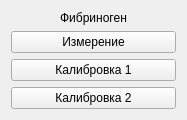
<?xml version="1.0" encoding="UTF-8"?>
<ui version="4.0">
 <class>Ko3</class>
 <widget class="QWidget" name="Ko3">
  <property name="geometry">
   <rect>
    <x>0</x>
    <y>0</y>
    <width>187</width>
    <height>120</height>
   </rect>
  </property>
  <property name="windowTitle">
   <string>Form</string>
  </property>
  <layout class="QVBoxLayout" name="verticalLayout_2">
   <item>
    <layout class="QVBoxLayout" name="verticalLayout">
     <item>
      <widget class="QLabel" name="label">
       <property name="text">
        <string>Фибриноген</string>
       </property>
       <property name="alignment">
        <set>Qt::AlignCenter</set>
       </property>
       <property name="buddy">
        <cstring>startButton</cstring>
       </property>
      </widget>
     </item>
     <item>
      <widget class="QPushButton" name="startButton">
       <property name="text">
        <string>Измерение</string>
       </property>
      </widget>
     </item>
     <item>
      <widget class="QPushButton" name="calibr1Button">
       <property name="text">
        <string>Калибровка 1</string>
       </property>
      </widget>
     </item>
     <item>
      <widget class="QPushButton" name="calibr2Button">
       <property name="text">
        <string>Калибровка 2</string>
       </property>
      </widget>
     </item>
    </layout>
   </item>
  </layout>
 </widget>
 <resources/>
 <connections/>
</ui>
